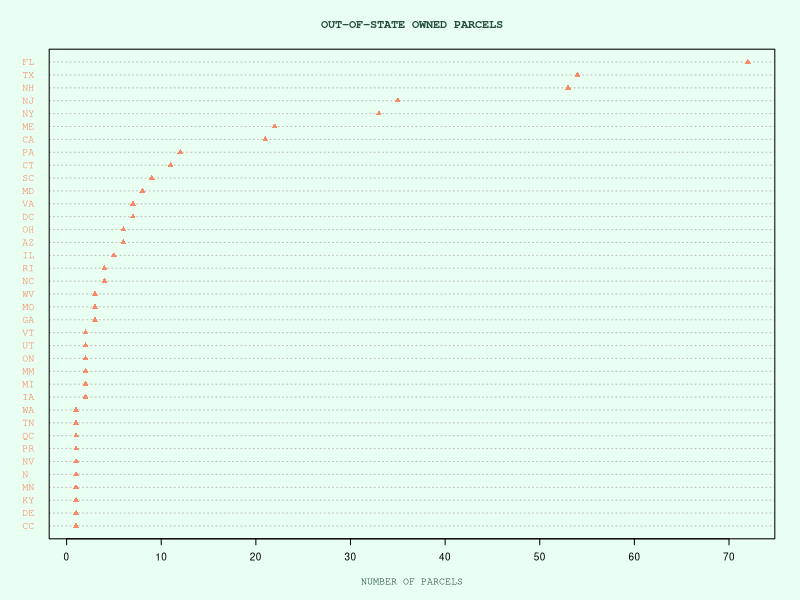
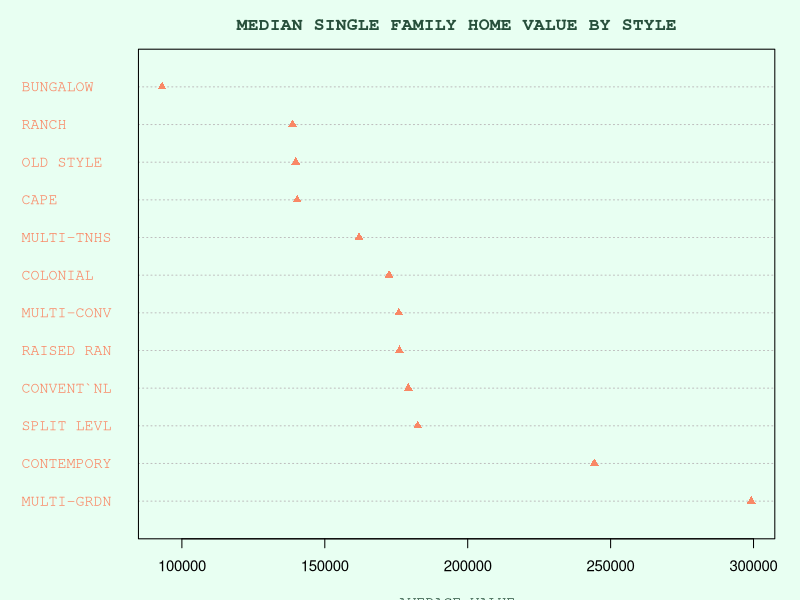

Generate these figures, in order, with R:
## ---- chunk 1
# SET UP
# ---------

# requre packages
require(ggplot2)
require(stringr)

# load data from CSV
# this is the .dbf file from the geodatabase from module01 & 02 converted to csv
assessor <- read.csv("../assessor.csv")

# CLEANING UP SOME VARIABLES
# --------------------------

# fix all capitalization for OWN_CITY so that Revere -> REVERE
# this is useful for making categories later
assessor$OWN_CITY <- str_to_upper(assessor$OWN_CITY)

# find all parcels that are owned by locals 
# later: find all parcels owned by people in suffolk county (?)
assessor$REVERE_OWNED <- str_detect(assessor$OWN_CITY, "REVERE")

# find all parcels that are owned by MassHoles
assessor$MA_OWNED <- str_detect(assessor$OWN_STATE, "MA")

assessor$BOSTON_OWNED <- str_detect(assessor$OWN_CITY, "REVERE") | str_detect(assessor$OWN_CITY, "BOSTON") | str_detect(assessor$OWN_CITY, "CHELSEA")

assessor$LLC_OWNED <- str_detect(assessor$OWNER1, "LLC") | str_detect(assessor$OWNER1, "L.L.C")

numberLLCParcels <- data.frame(table(assessor$LLC_OWNED))[,"Freq"][2]

percentLLCParcels <- (numberLLCParcels/NROW(assessor)) * 100

LLCparcels <- assessor[assessor$LLC_OWNED == TRUE,]
LLCvalue <- sum(LLCparcels$TOTAL_VAL)
total_val <- sum(as.numeric(assessor$TOTAL_VAL))

percLLCValue <- (LLCvalue / total_val) * 100

# CALCULATING VALUES PER AREA
# ---------

# see value per square mile (?? check units)
assessor$VAL_PER_LOT <- assessor$TOTAL_VAL / assessor$LOT_SIZE

# see value of land and lot size compared (?? check units)
# potentially geographically correlated, look into later
assessor$LAND_VAL_PER_LOT <- assessor$LAND_VAL / assessor$LOT_SIZE

# look into value per sq ft of buildings (?? check units)
# this is potentially more interesting in single family homes
assessor$BLDG_VAL_PER_AREA <- assessor$BLDG_VAL / assessor$BLD_AREA

# FIND TAX EXEMPT PROPERTIES
# --------------------------

# convert USE_CODE from factor type to character type so we can use Regex
# and search for anything beginning with "9"
assessor$TAX_EXEMPT <- str_detect(as.character(assessor$USE_CODE), "^9")
## ---- chunk 2
streets <- data.frame(table(assessor$FULL_STR))
streets <- streets[order(-streets$Freq),]
streetWithMostParcels <- streets[1, "Var1"]

#  OUT OF STATE PARCEL OWNERSHIP
# =================================
ownStates <- data.frame(table(assessor$OWN_STATE))

# correct the column names
names(ownStates) <- c('STATE', 'FREQ')
# sort by number of owners from state (high value to low value)
ownStates <- ownStates[order(ownStates$FREQ),]
numberOfParcels <- sum(ownStates$FREQ)
massOwnedNumber <- ownStates[ownStates$STATE == "MA","FREQ"] 
# remove MA to look only at out of state ownership
ownStates <- ownStates[ownStates$STATE != "MA",]
outOfStateNumber <- sum(ownStates$FREQ)
percentMassOwned <- (massOwnedNumber / numberOfParcels) * 100
assessor <- assessor[order(-assessor$UNITS),]


## ---- chunk 3
# create a cleaveland dot chart
# make the markers be little triangles
par(bg = "#e8fff2")
dotchart(ownStates$FREQ, 
         labels=ownStates$STATE, 
         cex=.6,
         pch=17,
         main="OUT-OF-STATE OWNED PARCELS",
         xlab="NUMBER OF PARCELS",
         col = "#F98866",
         family = "mono",
         col.main = "#274F3B",
         col.lab = "#274F3B",
         fg = "#80BD9E")


#  BUILDING VALUE BY HOME STYLE IN SINGLE FAMILY HOMES
# =================================
## ---- chunk 4
# find subset of parcels with single family homes
singleFamily <- assessor[assessor$USE_CODE==101,]

# find average building value aggregated by building style for single family homes
buildingByStyle <- aggregate(singleFamily$BLDG_VAL ~ singleFamily$STYLE, FUN = median)
# correct the column names
names(buildingByStyle) <- c('STYLE', 'AVG_BLDG_VAL')
# sort by building value (high value to low value)
buildingByStyle <- buildingByStyle[order(-buildingByStyle$AVG_BLDG_VAL),]

# create a cleaveland dot chart of average value by building style
# make the markers be little triangles
par(bg = "#e8fff2")
dotchart(buildingByStyle$AVG_BLDG_VAL, 
         labels=buildingByStyle$STYLE, 
         cex=.9,
         pch=17,
         main="MEDIAN SINGLE FAMILY HOME VALUE BY STYLE",
         xlab="AVERAGE VALUE",
         col = "#F98866",
         family = "mono",
         col.main = "#274F3B",
         col.lab = "#274F3B",
         fg = "#80BD9E")
